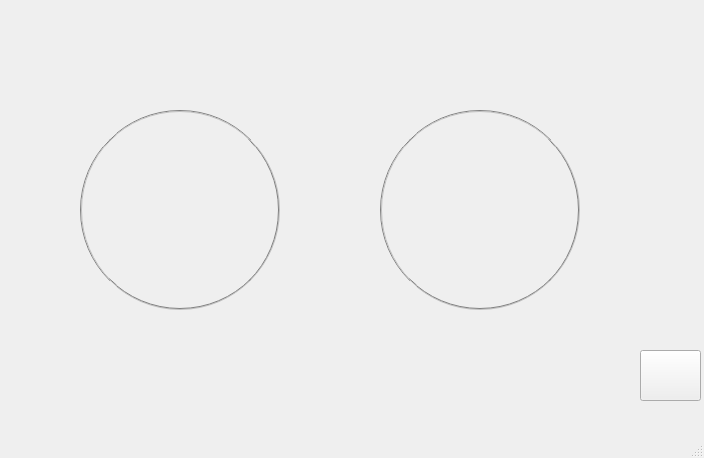
<?xml version="1.0" encoding="UTF-8"?>
<ui version="4.0">
 <class>MainWindow</class>
 <widget class="QMainWindow" name="MainWindow">
  <property name="geometry">
   <rect>
    <x>0</x>
    <y>0</y>
    <width>704</width>
    <height>458</height>
   </rect>
  </property>
  <property name="windowTitle">
   <string>MainWindow</string>
  </property>
  <property name="styleSheet">
   <string notr="true">border-image: url(:/new/image/bk2.jpg);</string>
  </property>
  <widget class="QWidget" name="centralwidget">
   <widget class="QPushButton" name="configBtn">
    <property name="geometry">
     <rect>
      <x>640</x>
      <y>350</y>
      <width>61</width>
      <height>51</height>
     </rect>
    </property>
    <property name="styleSheet">
     <string notr="true">border-image: url(:/new/image/config.jpg);</string>
    </property>
    <property name="text">
     <string/>
    </property>
   </widget>
   <widget class="QPushButton" name="monitorBtn">
    <property name="geometry">
     <rect>
      <x>80</x>
      <y>110</y>
      <width>200</width>
      <height>200</height>
     </rect>
    </property>
    <property name="minimumSize">
     <size>
      <width>200</width>
      <height>200</height>
     </size>
    </property>
    <property name="maximumSize">
     <size>
      <width>200</width>
      <height>200</height>
     </size>
    </property>
    <property name="styleSheet">
     <string notr="true">border-radius: 100px;  border: 2px groove gray;

border-image: url(:/new/image/Mon.jpg);</string>
    </property>
    <property name="text">
     <string/>
    </property>
   </widget>
   <widget class="QPushButton" name="historyBtn">
    <property name="geometry">
     <rect>
      <x>380</x>
      <y>110</y>
      <width>200</width>
      <height>200</height>
     </rect>
    </property>
    <property name="minimumSize">
     <size>
      <width>200</width>
      <height>200</height>
     </size>
    </property>
    <property name="maximumSize">
     <size>
      <width>200</width>
      <height>200</height>
     </size>
    </property>
    <property name="styleSheet">
     <string notr="true">border-radius: 100px;  border: 2px groove gray;
border-image: url(:/new/image/His.jpg);</string>
    </property>
    <property name="text">
     <string/>
    </property>
    <property name="autoDefault">
     <bool>false</bool>
    </property>
   </widget>
  </widget>
  <widget class="QMenuBar" name="menubar">
   <property name="geometry">
    <rect>
     <x>0</x>
     <y>0</y>
     <width>704</width>
     <height>22</height>
    </rect>
   </property>
  </widget>
  <widget class="QStatusBar" name="statusbar"/>
 </widget>
 <resources/>
 <connections/>
</ui>
